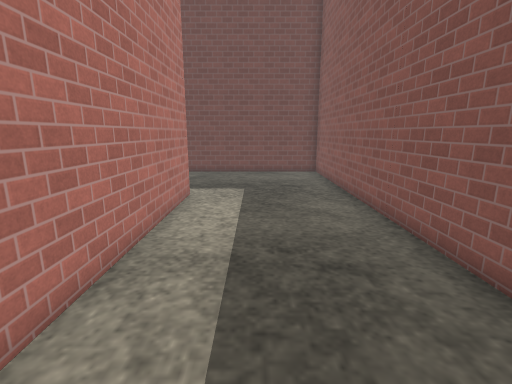
[1] (above)

16 first-person views from a walk through a Gazebo world. The camera is 1.2 m above the floor, tilts 12° down and sees 85° across. The floor is counted in squares, 0.5 m on a side. Each view is taken from the middle of a square. On the plan, view 1 faces up. The plan holds only what a view shows up to about 18 squares ahead; the rest is blank. Gazebo's built-in surfaces are drawn with simple patterns. Surface patterns are stand-ins for the level's own textures.

[2]
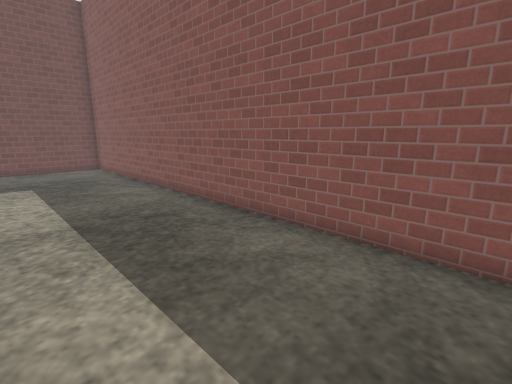

[3]
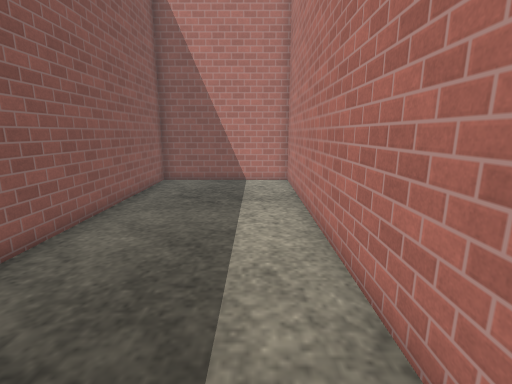

[4]
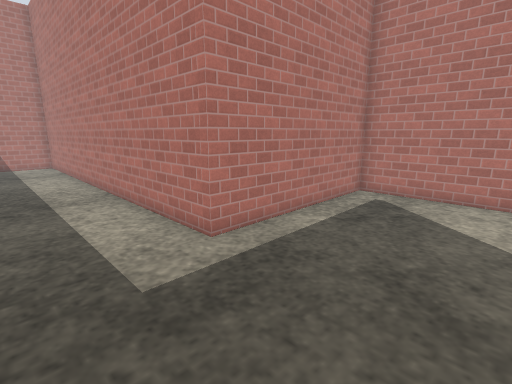

[5]
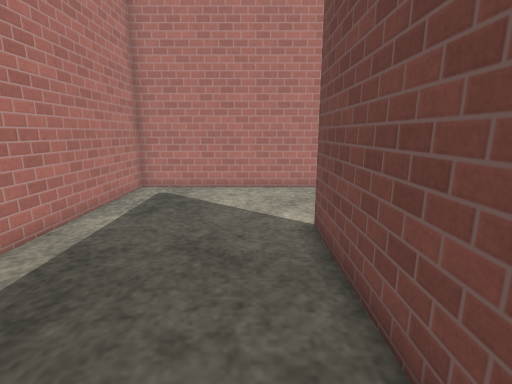

[6]
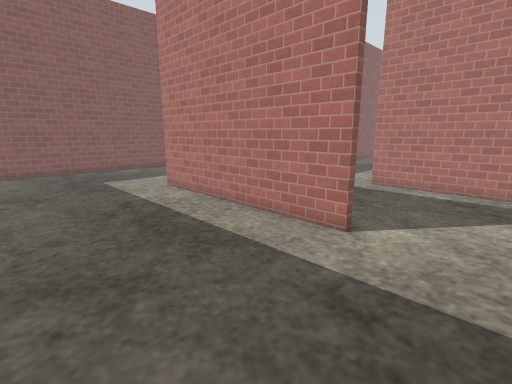

[7]
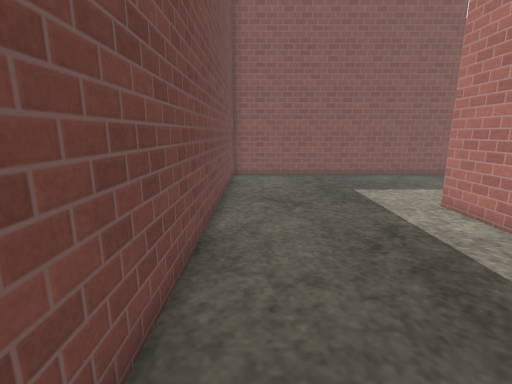

[8]
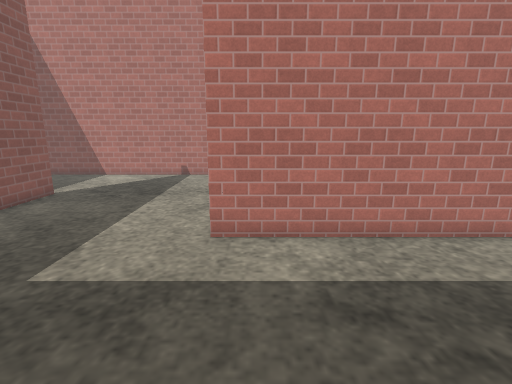

[9]
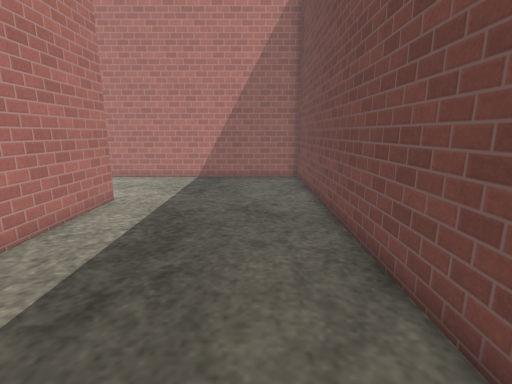

[10]
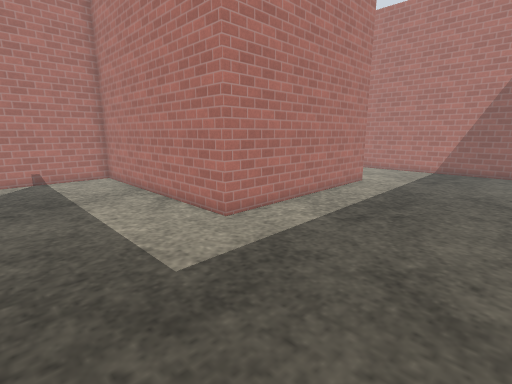

[11]
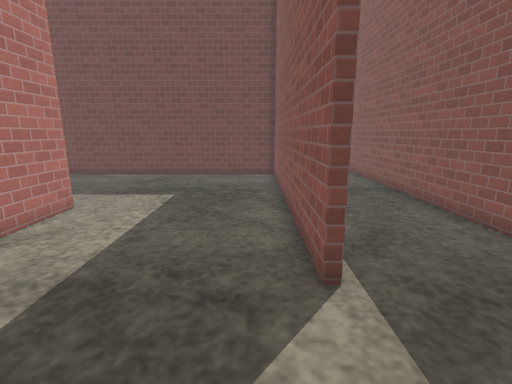

[12]
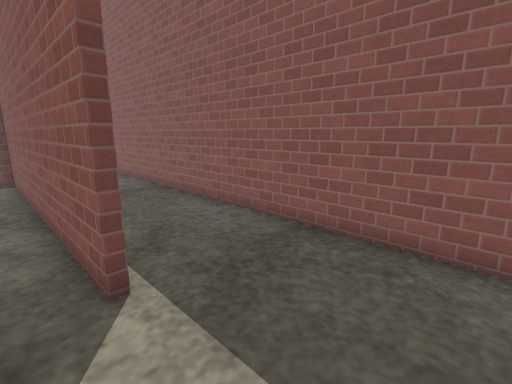

[13]
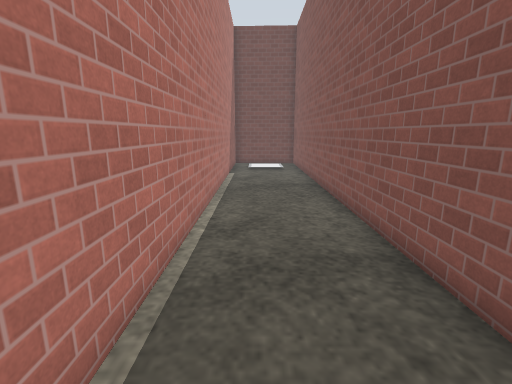

[14]
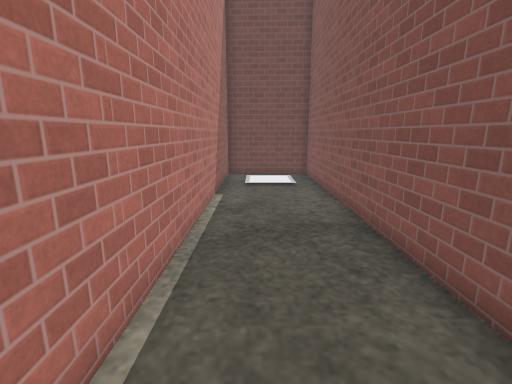

[15]
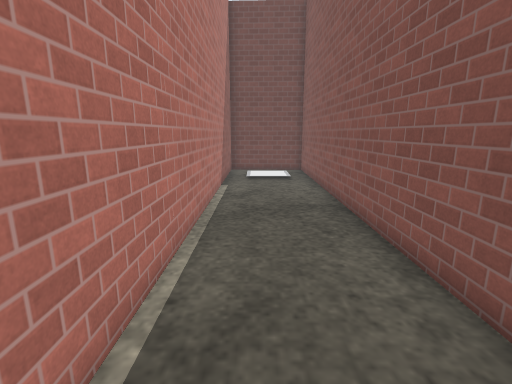

[16]
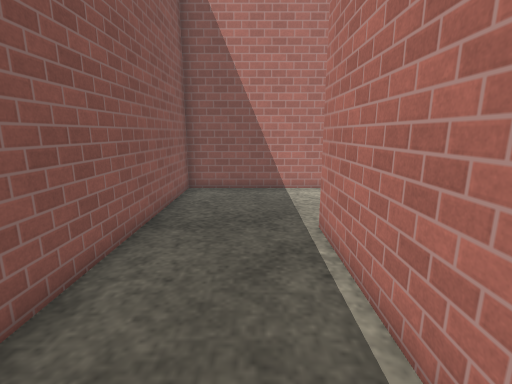

### Floor plan
Points are (right, up) in squares from view 1. A wall is a line through its corners. A room is listed if a view was taken in it or the views show most of it. See-through windows are left out.
Room 1 (views 1, 2, 3, 4, 5)
walls: (-10.3, 18.6) (-10.3, 10.9) (-2.6, 10.9) (-2.6, -7.3) (3.8, -7.3) (3.8, 17.5) (-5, 17.5)
ways out: opening at (-7, 18) to room 2
Room 2 (views 6, 7, 8, 9, 10, 11, 12)
walls: (-5, 17.8) (4.1, 17.8) (4.1, 7.9) (11.5, 7.9); (11.1, 13) (11.1, 25.3) (-10.3, 25.3) (-10.3, 18.6)
ways out: opening at (-7, 18) to room 1; opening at (11, 11) to room 3
Room 3 (views 13, 14, 15, 16)
walls: (11.5, 7.9) (16, 7.9) (16, 38.3) (11.4, 38.5) (11.4, 13)
ways out: opening at (11, 11) to room 2

Positions as (right, up) in squares from view 1, and headings:
1: (0, 0), facing up
2: (-2, -3), facing up-right
3: (-1, 7), facing down
4: (1, 16), facing down-left
5: (2, 16), facing left
6: (-8, 24), facing down-right
7: (-5, 24), facing right
8: (3, 24), facing down
9: (5, 23), facing left
10: (9, 24), facing down-left
11: (10, 9), facing up
12: (10, 9), facing up-right
13: (13, 16), facing up
14: (13, 22), facing up
15: (13, 20), facing up
16: (13, 20), facing down
